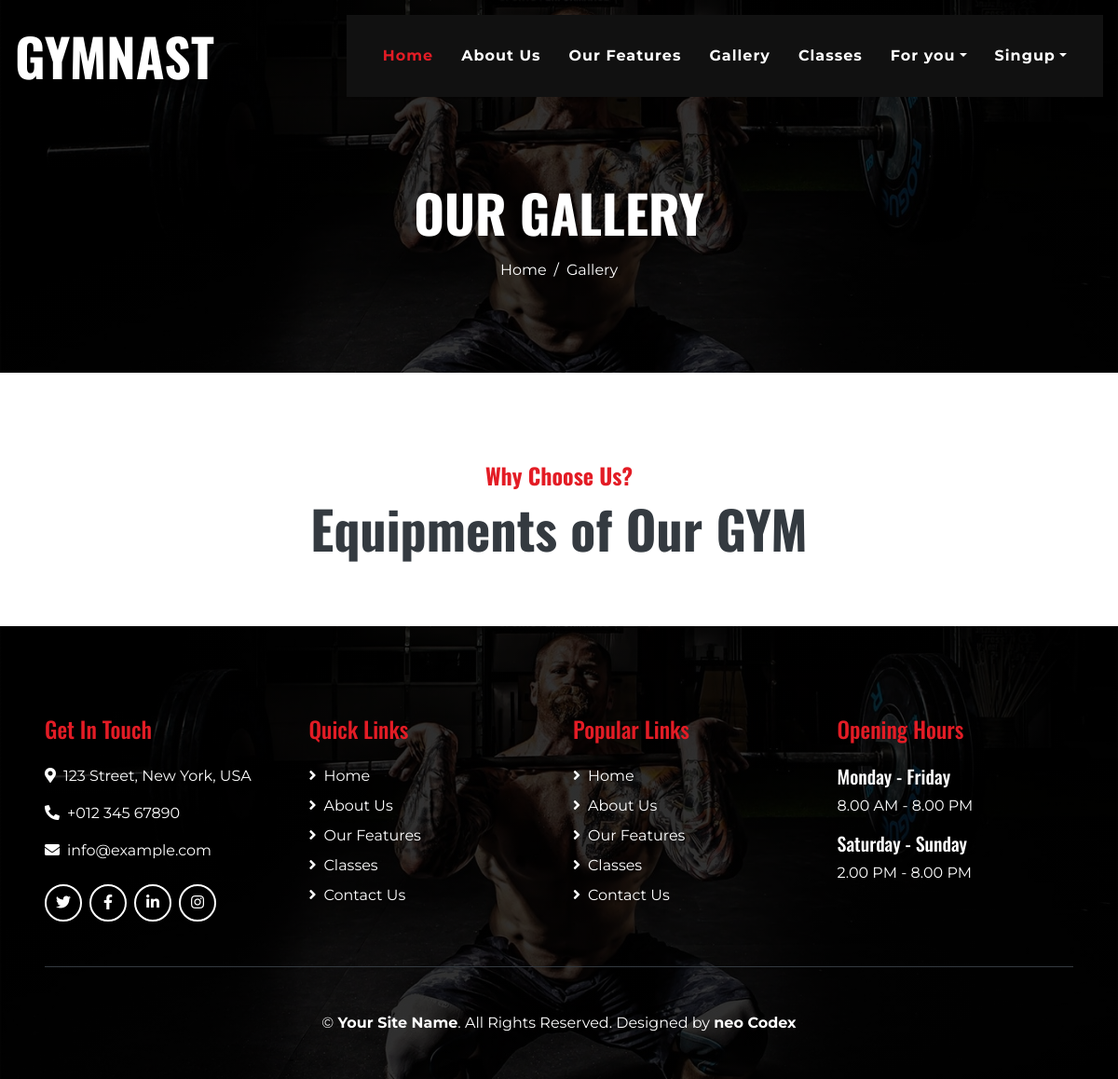
The app's page /gallery/, older data.
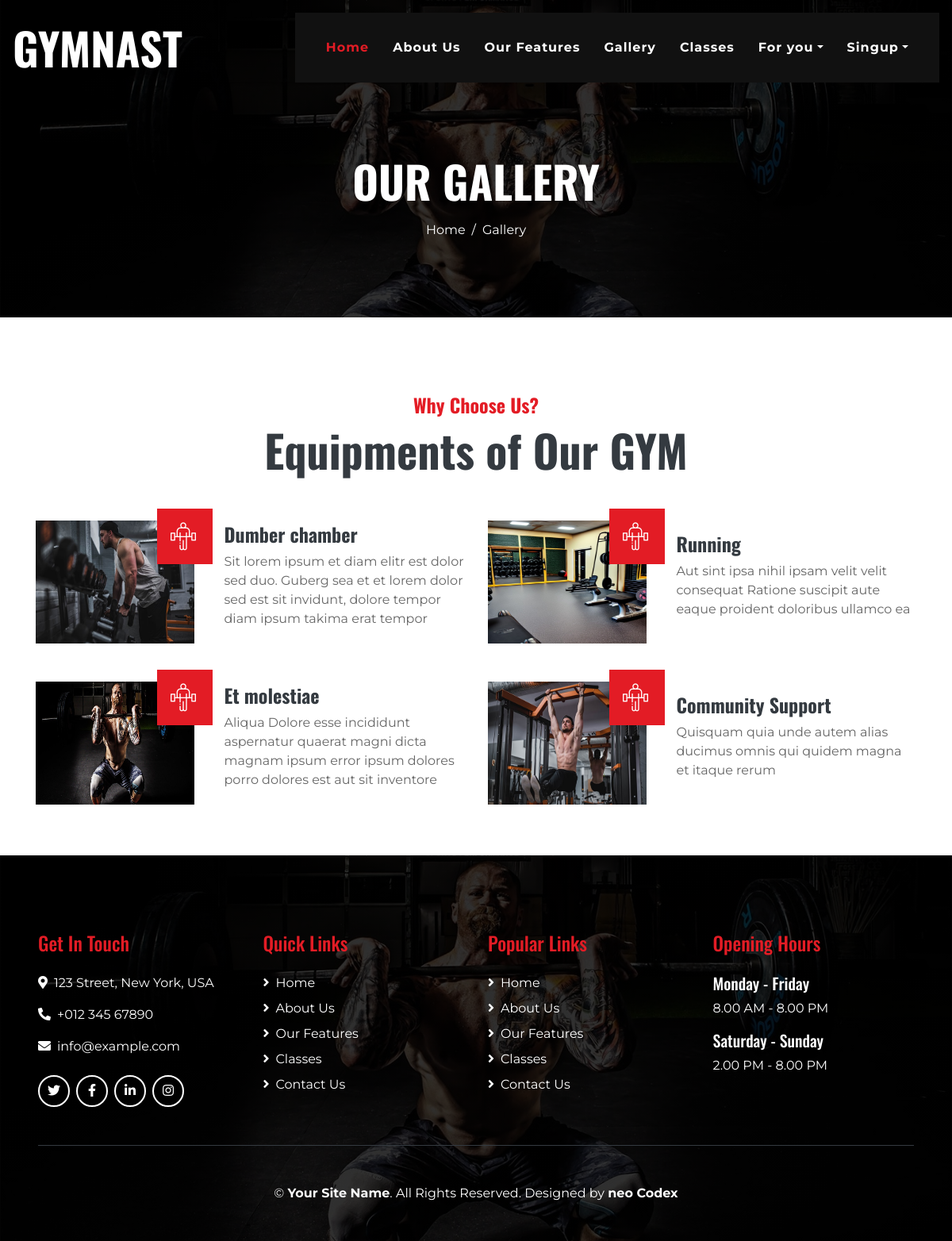
The same page, newer data.
### myGIM/models.py (models this page shows, shortened)
class Gallery(models.Model):
    topic=models.CharField(max_length=200)
    community=models.CharField(max_length=200)
    img=models.ImageField(upload_to="photo/" ,null=True,blank=True)

### myGIM/views.py (the view)
# urls.py: path("gallery/",gallery,name="gallery"),
def gallery(req):
    data={
        'post':Gallery.objects.all(),
    }
    return render(req,"gallery.html",data)

### template/gallery.html
{% extends 'base.html'%} {% block 'content' %} {% load static%}{%load crispy_forms_tags%}
    <div class="container-fluid page-header mb-5">
        <div class="d-flex flex-column align-items-center justify-content-center pt-0 pt-lg-5" style="min-height: 400px">
            <h4 class="display-4 mb-3 mt-0 mt-lg-5 text-white text-uppercase font-weight-bold">Our Gallery </h4>
            <div class="d-inline-flex">
                <p class="m-0 text-white"><a class="text-white" href="{%url 'home'%}">Home</a></p>
                <p class="m-0 text-white px-2">/</p>
                <p class="m-0 text-white">Gallery </p>
            </div>
        </div>
    </div>
<div class="container feature pt-5">
    <div class="d-flex flex-column text-center mb-5">
        <h4 class="text-primary font-weight-bold">Why Choose Us?</h4>
        <h4 class="display-4 font-weight-bold">Equipments of Our GYM</h4>
    </div>
    <div class="row">
        {% for photo in post %}
        <div class="col-md-6 mb-5">
            <div class="row align-items-center">
                <div class="col-sm-5">
                    <img class="img-fluid mb-3 mb-sm-0" src="{{photo.img.url}}" style="height: 155px;width:200px" alt="Image">
                    <i class="flaticon-barbell"></i>
                </div>
                <div class="col-sm-7">
                    <h4 class="font-weight-bold">{{photo.community}}</h4>
                    <p>{{photo.topic}}</p>
                </div>
            </div>
        </div>
        {% endfor %}
    </div>
</div>
    {% endblock %}

### template/base.html (shortened to what this page needs)
{%load static%}
<!DOCTYPE html>
<html lang="en">
<head>
    <link rel="stylesheet" href="https://cdn.jsdelivr.net/npm/bootstrap-icons@1.10.4/font/bootstrap-icons.css">
    <link href="https://cdn.jsdelivr.net/npm/bootstrap@5.3.0-alpha3/dist/css/bootstrap.min.css" rel="stylesheet">
    <link rel="stylesheet" href="https://cdn.jsdelivr.net/npm/bootstrap-icons@1.10.5/font/bootstrap-icons.css">
    <link href="https://cdnjs.cloudflare.com/ajax/libs/font-awesome/5.10.0/css/all.min.css" rel="stylesheet">
    <link href="{%static 'lib/flaticon/font/flaticon.css'%}" rel="stylesheet">
    <link href="{% static 'css/style.min.css'%}" rel="stylesheet">
</head>
<body class="bg-white">
    <div class="container-fluid p-0 nav-bar">
        <nav class="navbar navbar-expand-lg bg-none navbar-dark py-3">
            <a href="{%url 'home'%}" class="navbar-brand">
                <h1 class="m-0 display-4 font-weight-bold text-uppercase text-white">Gymnast</h1>
            </a>
            <div class="collapse navbar-collapse justify-content-between" id="navbarCollapse">
                <div class="navbar-nav ml-auto p-4 bg-secondary">
                    <a href="{%url 'home'%}" class="nav-item nav-link active">Home</a>
                    <a href="{% url 'about'%}" class="nav-item nav-link">About Us</a>
                    <a href="{% url 'feature'%}" class="nav-item nav-link">Our Features</a>
                    <a href="{% url 'gallery'%}" class="nav-item nav-link">Gallery</a>
                    <a href="{% url 'classes'%}" class="nav-item nav-link">Classes</a>
                    <div class="nav-item dropdown">
                        <a href="#" class="nav-link dropdown-toggle" data-toggle="dropdown">For you</a>
                    </div>
                    <div class="nav-item dropdown">
                        <a href="#" class="nav-link dropdown-toggle" data-toggle="dropdown">Singup</a>
                    </div>
                </div>
            </div>
        </nav>
    </div>
    <div >
        {% block 'content' %}
        {% endblock %}
    </div>
    <div class="footer container-fluid mt-3 py-5 px-sm-3 px-md-5 text-white">
        <div class="row pt-5">
            <div class="col-lg-3 col-md-6 mb-5">
                <h4 class="text-primary mb-4">Get In Touch</h4>
                <p><i class="fa fa-map-marker-alt mr-2"></i>123 Street, New York, USA</p>
                <p><i class="fa fa-phone-alt mr-2"></i>+012 345 67890</p>
                <p><i class="fa fa-envelope mr-2"></i>info@example.com</p>
                <div class="d-flex justify-content-start mt-4">
                    <a class="btn btn-outline-light rounded-circle text-center mr-2 px-0" style="width: 40px; height: 40px;" href="#"><i class="fab fa-twitter"></i></a>
                    <a class="btn btn-outline-light rounded-circle text-center mr-2 px-0" style="width: 40px; height: 40px;" href="#"><i class="fab fa-facebook-f"></i></a>
                    <a class="btn btn-outline-light rounded-circle text-center mr-2 px-0" style="width: 40px; height: 40px;" href="#"><i class="fab fa-linkedin-in"></i></a>
                    <a class="btn btn-outline-light rounded-circle text-center mr-2 px-0" style="width: 40px; height: 40px;" href="#"><i class="fab fa-instagram"></i></a>
                </div>
            </div>
            <div class="col-lg-3 col-md-6 mb-5">
                <h4 class="text-primary mb-4">Quick Links</h4>
                <div class="d-flex flex-column justify-content-start">
                    <a class="text-white mb-2" href="{%url 'home'%}"><i class="fa fa-angle-right mr-2"></i>Home</a>
                    <a class="text-white mb-2" href="{%url 'about'%}"><i class="fa fa-angle-right mr-2"></i>About Us</a>
                    <a class="text-white mb-2" href="{%url 'feature'%}"><i class="fa fa-angle-right mr-2"></i>Our Features</a>
                    <a class="text-white mb-2" href="{%url 'classes'%}"><i class="fa fa-angle-right mr-2"></i>Classes</a>
                    <a class="text-white" href="{%url 'singup_public' %}"><i class="fa fa-angle-right mr-2"></i>Contact Us</a>
                </div>
            </div>
            <div class="col-lg-3 col-md-6 mb-5">
                <h4 class="text-primary mb-4">Popular Links</h4>
                <div class="d-flex flex-column justify-content-start">
                    <a class="text-white mb-2" href="{%url 'home'%}"><i class="fa fa-angle-right mr-2"></i>Home</a>
                    <a class="text-white mb-2" href="{%url 'about'%}"><i class="fa fa-angle-right mr-2"></i>About Us</a>
                    <a class="text-white mb-2" href="{%url 'feature'%}"><i class="fa fa-angle-right mr-2"></i>Our Features</a>
                    <a class="text-white mb-2" href="{%url 'classes'%}"><i class="fa fa-angle-right mr-2"></i>Classes</a>
                    <a class="text-white" href="{%url 'singup_public' %}"><i class="fa fa-angle-right mr-2"></i>Contact Us</a>
                </div>
            </div>
            <div class="col-lg-3 col-md-6 mb-5">
                <h4 class="text-primary mb-4">Opening Hours</h4>
                <h5 class="text-white">Monday - Friday</h5>
                <p>8.00 AM - 8.00 PM</p>
                <h5 class="text-white">Saturday - Sunday</h5>
                <p>2.00 PM - 8.00 PM</p>
            </div>
        </div>
        <div class="container border-top border-dark pt-5">
            <p class="m-0 text-center text-white">
                © <a class="text-white font-weight-bold" href="#">Your Site Name</a>. All Rights Reserved. Designed by
                <a class="text-white font-weight-bold" href="">neo Codex</a>
            </p>
        </div>
    </div>
</body>
</html>

Row changes from the older to the newer data that the page shows:
added Gallery: img (picture), community "Dumber chamber", topic "Sit lorem ipsum et diam elitr est dolor sed duo. Guberg sea et et lorem dolor sed est sit invidunt, dolore tempor diam ipsum takima erat tempor"
added Gallery: img (picture), community "Running", topic "Aut sint ipsa nihil ipsam velit velit consequat Ratione suscipit aute eaque proident doloribus ullamco ea"
added Gallery: img (picture), community "Et molestiae", topic "Aliqua Dolore esse incididunt aspernatur quaerat magni dicta magnam ipsum error ipsum dolores porro dolores est aut sit inventore"
added Gallery: img (picture), community "Community Support", topic "Quisquam quia unde autem alias ducimus omnis qui quidem magna et itaque rerum"
